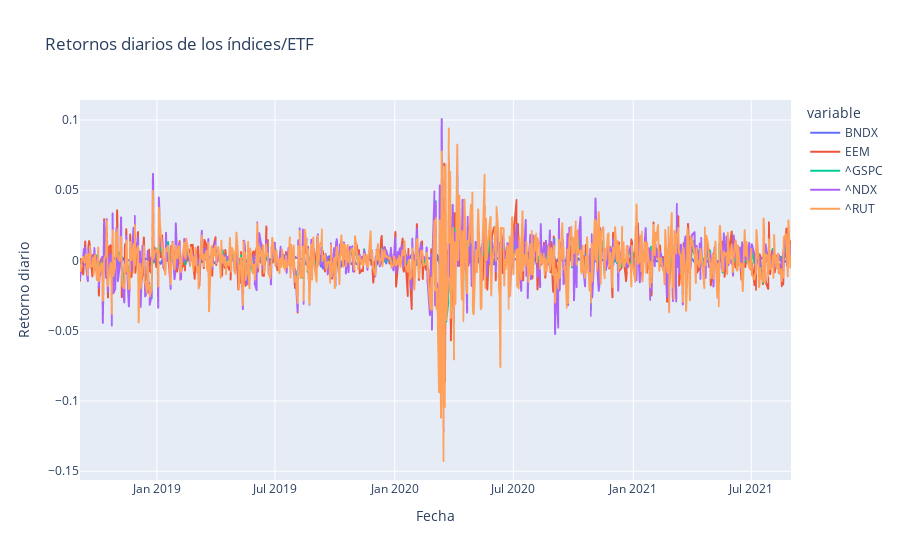
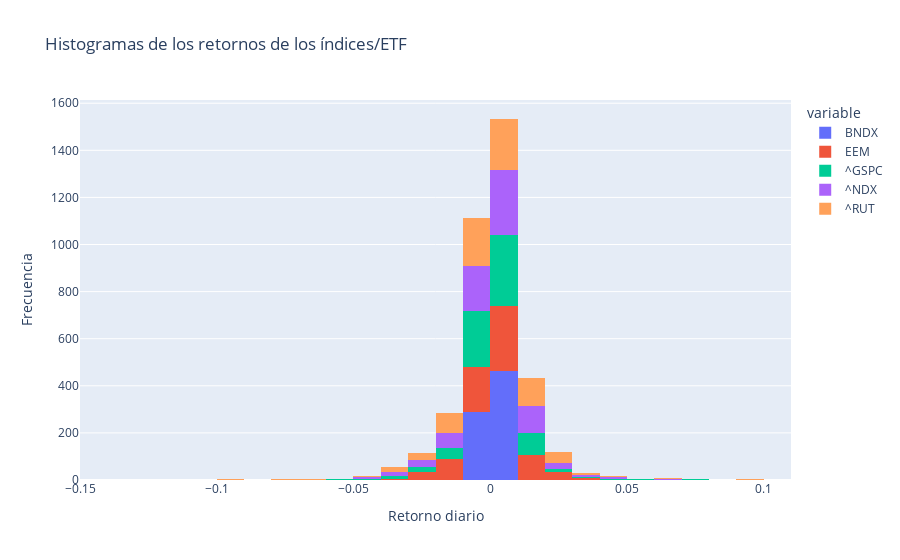

Here is the notebook cell these charts were saved with, in order:
### Markdown cell above
Pseudocódigo: Pensar la estructura antes de comenzar el código.

### Code cell
import pandas as pd
import numpy as np
import yfinance as yf
import matplotlib.pyplot as plt
import plotly.express as px
from scipy.optimize import minimize

# Función para calcular el precio teórico del bono y su duración
def calcular_precio_duration_bono(tasa_cupon, valor_nominal, años_vencimiento, tasa_descuento, frecuencia=2):
    pago_cupon = valor_nominal * (tasa_cupon / frecuencia)
    periodos = años_vencimiento * frecuencia
    factor_descuento = 1 / ((1 + tasa_descuento / frecuencia) ** periodos)

    precio_bono = sum([pago_cupon * factor_descuento for _ in range(periodos)]) + (valor_nominal * factor_descuento)
    duration_bono = sum([(i + 1) * (pago_cupon * factor_descuento) for i in range(periodos)]) / precio_bono

    return precio_bono, duration_bono

# Función para calcular el portfolio óptimo (pesos) usando el modelo de Markowitz
def calcular_portfolio_optimo(returns):
    def Objetivo(w):
     retornos_eperados=np.array([0.255,0.22,0.1425,0.1125,0.0920])
     w=np.array(w)
     return -(retornos_eperados@w)
    def Restriccion1(w):
     sum_sq=1
     for i in range(len(w)):
         sum_sq -= w[i]
     return sum_sq
    def Restriccion2(w):
     sigma_p=np.sqrt(np.dot(w,np.dot(cov_matrix,w))*252)
     sigma_obj=0.11
     return float(sigma_p-sigma_obj)
    def Restriccion3(w): #MAL, corregir Restriccion3
     return w[0]+w[1]-0.18 

    cov_matrix = returns.cov()

    #Restriccion de igualdad
    rest1={'type':'eq', 'fun':Restriccion1}
    rest2={'type':'eq', 'fun':Restriccion2}
    rest3={'type':'ineq', 'fun':Restriccion3}
    restricciones=[rest1,rest2,rest3]
    #Maximos y Minimos deseados
    b1=(0.0,0.35)
    b2=(0.03,0.30)
    b3=(0.05,0.45)
    b4=(0.10,0.50)
    b5=(0.00,0.60)
    bandas=(b1,b2,b3,b4,b5)
    #Punto Inicial
    w0=[0.0,0.0,0.0,0.0,0.0]
    solucion=minimize(Objetivo,w0,method= 'SLSQP', bounds= bandas, constraints= restricciones)

    Retorno_Port_opt=-1*solucion.fun
    Weight_Port_opt=solucion.x
    #print(solucion)
    #print(Retorno_Port_opt)
    #print(Weight_Port_opt)
    return Weight_Port_opt


# Función para calcular el ratio de Treynor
def calcular_ratio_treynor(returns, tasa_libre_riesgo, beta):
    retornos_exceso = returns - tasa_libre_riesgo
    ratio_treynor = retornos_exceso.mean() / beta
    return ratio_treynor

# Función para calcular el Sharpe Ratio
def calcular_ratio_sharpe(returns, tasa_libre_riesgo):
    retornos_exceso = returns - tasa_libre_riesgo
    ratio_sharpe = retornos_exceso.mean() / retornos_exceso.std()
    return ratio_sharpe

# Función para graficar los retornos de los índices y ETF
def graficar_retornos(returns, titulo):
    fig = px.line(returns, x=returns.index, y=returns.columns, title=titulo)
    fig.update_xaxes(title_text='Fecha')
    fig.update_yaxes(title_text='Retorno diario')
    fig.show()

# Función para graficar histogramas de los retornos
def graficar_histogramas(returns, titulo):
    fig = px.histogram(returns, nbins=30, title=titulo)
    fig.update_xaxes(title_text='Retorno diario')
    fig.update_yaxes(title_text='Frecuencia')
    fig.show()

# Función principal que resuelve el ejercicio
def decision_tender(precio_tender):
    # Datos de bono
    tasa_cupon = 0.05875
    valor_nominal = 100
    años_vencimiento = 8
    tasa_descuento = 0.045

    # Calcular el precio teórico del bono y su duración
    precio_bono, duration_bono = calcular_precio_duration_bono(tasa_cupon, valor_nominal, años_vencimiento, tasa_descuento)
    print(f"Precio teórico del bono: {precio_bono}")
    print(f"Duración del bono: {duration_bono}")

    # Comparar precio teórico con precio del Tender para tomar la decisión
    if precio_bono < precio_tender:
        print("Conveniente aceptar el Tender.")
        # Datos para el portfolio óptimo
        activos = ['^GSPC', '^NDX', '^RUT', 'EEM', 'BNDX']
        fecha_inicio = '2018-09-01'
        fecha_fin = '2021-09-01'
        tasa_libre_riesgo = 0.0315 / 252  # Tasa libre de riesgo diaria

        # Descargar datos históricos de los activos
        datos = yf.download(activos, start=fecha_inicio, end=fecha_fin)['Adj Close']
        retornos = datos.pct_change().dropna()
        #print("Estoy OK")

        # Calcular el portfolio óptimo
        pesos_optimos = calcular_portfolio_optimo(retornos)
        portfolio_optimo = pd.DataFrame({'Activo': activos, 'Peso': pesos_optimos})
        print("Pesos del portfolio óptimo:")
        print(portfolio_optimo)

        # Graficar los retornos y histogramas de los índices/ETF
        graficar_retornos(retornos, "Retornos diarios de los índices/ETF")
        graficar_histogramas(retornos, "Histogramas de los retornos de los índices/ETF")
    else:
        print("No conviene aceptar el Tender.")
        # Datos para las acciones
        tickers = ['DIS', 'T', 'PFE', 'WMT','^GSPC']
        fecha_inicio = '2018-09-01'
        fecha_fin = '2021-09-01'
        tasa_libre_riesgo = 0.0315 / 252  # Tasa libre de riesgo diaria

        # Descargar datos históricos de las acciones
        datos = yf.download(tickers, start=fecha_inicio, end=fecha_fin)['Adj Close']
        retornos = datos.pct_change().dropna()

        # Calcular el ratio de Treynor para cada acción
        beta = retornos.apply(lambda col: np.cov(col, retornos['^GSPC'])[0, 1] / np.var(retornos['^GSPC']), axis=0)
        retornos.drop('^GSPC', axis=1, inplace=True)
        ratios_treynor = calcular_ratio_treynor(retornos, tasa_libre_riesgo, beta)

        # Recomendar acciones con mayores ratios de Treynor
        acciones_seleccionadas = ratios_treynor.nlargest(3).index
        print("Acciones recomendadas para comprar:")
        print(acciones_seleccionadas)

        # Calcular el Sharpe Ratio para las acciones seleccionadas
        ratios_sharpe = calcular_ratio_sharpe(retornos[acciones_seleccionadas], tasa_libre_riesgo)
        print("Ratios Sharpe de las acciones:")
        print(ratios_sharpe)

        # Graficar los retornos y histogramas de las acciones seleccionadas
        graficar_retornos(retornos[acciones_seleccionadas], "Retornos diarios de las acciones")
        graficar_histogramas(retornos[acciones_seleccionadas], "Histogramas de los retornos de las acciones")

# Ejemplo de uso: ingresar el precio del Tender y obtener los resultados
precio_tender = 105
decision_tender(precio_tender)

### Figure 1 — Plotly figure (JSON) as saved in the notebook; plotly's stock layout.template omitted (floating-point values rounded to 4 significant figures; data arrays with more than 128 entries replaced by an {"elided": "..."} marker saying what was removed)
{"data": [{"hovertemplate": "variable=BNDX<br>Date=%{x}<br>value=%{y}<extra></extra>", "legendgroup": "BNDX", "line": {"color": "#636efa", "dash": "solid"}, "marker": {"symbol": "circle"}, "mode": "lines", "name": "BNDX", "showlegend": true, "type": "scattergl", "x": {"elided": "753 str values"}, "xaxis": "x", "y": {"elided": "753 float values"}, "yaxis": "y"}, {"hovertemplate": "variable=EEM<br>Date=%{x}<br>value=%{y}<extra></extra>", "legendgroup": "EEM", "line": {"color": "#EF553B", "dash": "solid"}, "marker": {"symbol": "circle"}, "mode": "lines", "name": "EEM", "showlegend": true, "type": "scattergl", "x": {"elided": "753 str values"}, "xaxis": "x", "y": {"elided": "753 float values"}, "yaxis": "y"}, {"hovertemplate": "variable=^GSPC<br>Date=%{x}<br>value=%{y}<extra></extra>", "legendgroup": "^GSPC", "line": {"color": "#00cc96", "dash": "solid"}, "marker": {"symbol": "circle"}, "mode": "lines", "name": "^GSPC", "showlegend": true, "type": "scattergl", "x": {"elided": "753 str values"}, "xaxis": "x", "y": {"elided": "753 float values"}, "yaxis": "y"}, {"hovertemplate": "variable=^NDX<br>Date=%{x}<br>value=%{y}<extra></extra>", "legendgroup": "^NDX", "line": {"color": "#ab63fa", "dash": "solid"}, "marker": {"symbol": "circle"}, "mode": "lines", "name": "^NDX", "showlegend": true, "type": "scattergl", "x": {"elided": "753 str values"}, "xaxis": "x", "y": {"elided": "753 float values"}, "yaxis": "y"}, {"hovertemplate": "variable=^RUT<br>Date=%{x}<br>value=%{y}<extra></extra>", "legendgroup": "^RUT", "line": {"color": "#FFA15A", "dash": "solid"}, "marker": {"symbol": "circle"}, "mode": "lines", "name": "^RUT", "showlegend": true, "type": "scattergl", "x": {"elided": "753 str values"}, "xaxis": "x", "y": {"elided": "753 float values"}, "yaxis": "y"}], "layout": {"legend": {"title": {"text": "variable"}, "tracegroupgap": 0}, "title": {"text": "Retornos diarios de los índices/ETF"}, "xaxis": {"anchor": "y", "domain": [0, 1], "title": {"text": "Fecha"}}, "yaxis": {"anchor": "x", "domain": [0, 1], "title": {"text": "Retorno diario"}}}}

### Figure 2 — Plotly figure (JSON) as saved in the notebook; plotly's stock layout.template omitted (floating-point values rounded to 4 significant figures; data arrays with more than 128 entries replaced by an {"elided": "..."} marker saying what was removed)
{"data": [{"alignmentgroup": "True", "bingroup": "x", "hovertemplate": "variable=BNDX<br>value=%{x}<br>count=%{y}<extra></extra>", "legendgroup": "BNDX", "marker": {"color": "#636efa", "pattern": {"shape": ""}}, "name": "BNDX", "nbinsx": 30, "offsetgroup": "BNDX", "orientation": "v", "showlegend": true, "type": "histogram", "x": {"elided": "753 float values"}, "xaxis": "x", "yaxis": "y"}, {"alignmentgroup": "True", "bingroup": "x", "hovertemplate": "variable=EEM<br>value=%{x}<br>count=%{y}<extra></extra>", "legendgroup": "EEM", "marker": {"color": "#EF553B", "pattern": {"shape": ""}}, "name": "EEM", "nbinsx": 30, "offsetgroup": "EEM", "orientation": "v", "showlegend": true, "type": "histogram", "x": {"elided": "753 float values"}, "xaxis": "x", "yaxis": "y"}, {"alignmentgroup": "True", "bingroup": "x", "hovertemplate": "variable=^GSPC<br>value=%{x}<br>count=%{y}<extra></extra>", "legendgroup": "^GSPC", "marker": {"color": "#00cc96", "pattern": {"shape": ""}}, "name": "^GSPC", "nbinsx": 30, "offsetgroup": "^GSPC", "orientation": "v", "showlegend": true, "type": "histogram", "x": {"elided": "753 float values"}, "xaxis": "x", "yaxis": "y"}, {"alignmentgroup": "True", "bingroup": "x", "hovertemplate": "variable=^NDX<br>value=%{x}<br>count=%{y}<extra></extra>", "legendgroup": "^NDX", "marker": {"color": "#ab63fa", "pattern": {"shape": ""}}, "name": "^NDX", "nbinsx": 30, "offsetgroup": "^NDX", "orientation": "v", "showlegend": true, "type": "histogram", "x": {"elided": "753 float values"}, "xaxis": "x", "yaxis": "y"}, {"alignmentgroup": "True", "bingroup": "x", "hovertemplate": "variable=^RUT<br>value=%{x}<br>count=%{y}<extra></extra>", "legendgroup": "^RUT", "marker": {"color": "#FFA15A", "pattern": {"shape": ""}}, "name": "^RUT", "nbinsx": 30, "offsetgroup": "^RUT", "orientation": "v", "showlegend": true, "type": "histogram", "x": {"elided": "753 float values"}, "xaxis": "x", "yaxis": "y"}], "layout": {"barmode": "relative", "legend": {"title": {"text": "variable"}, "tracegroupgap": 0}, "title": {"text": "Histogramas de los retornos de los índices/ETF"}, "xaxis": {"anchor": "y", "domain": [0, 1], "title": {"text": "Retorno diario"}}, "yaxis": {"anchor": "x", "domain": [0, 1], "title": {"text": "Frecuencia"}}}}
